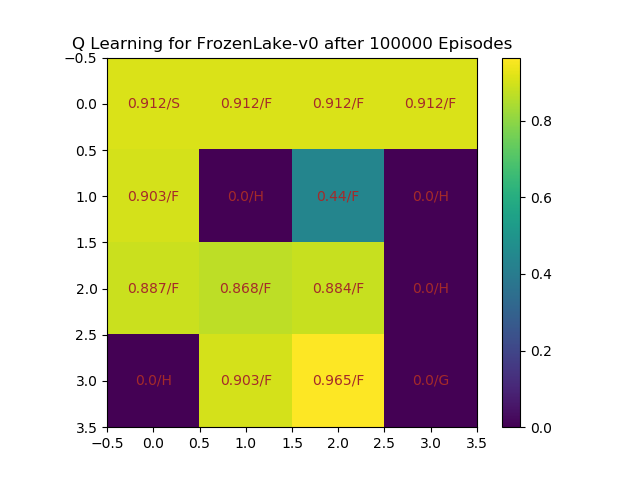

Generate this figure with Python:
import pdb
import numpy as np
import numpy.random as npr
import gym
import matplotlib.pyplot as plt
np.set_printoptions(formatter={'float': lambda x: "{0:0.3f}".format(x)})

eps = 0.1
num_episode = 1000000
print_freq = 10000
lr = 0.1

env = gym.make("FrozenLake-v0")
S, A = env.observation_space.n, env.action_space.n
gamma = 1

def e_greedy(policy, e=eps):
    if npr.rand() < e:
        return npr.randint(A)
    else:
        return policy

def plot(Q):
    vv = np.max(Q,1).reshape(4,4)
    state = [['S','F','F','F'],['F','H','F','H'],['F','F','F','H'],['H','F','F','G']]
    plt.imshow(vv)
    plt.colorbar()
    for i in range(4):
        for j in range(4):
            plt.text(j, i, str(vv[i][j])[:5]+'/'+state[i][j], ha="center", va="center", color="brown")
    plt.title("Q Learning for FrozenLake-v0 after {} Episodes".format(num_episode))
    plt.savefig('q_learning.png')

def q_learning():
    Q = np.zeros((S,A))
    pi = npr.randint(A, size=S)
    policy_unstable = True

    avg_return = 0.0
    for epi in range(num_episode):
        epi_return = 0.0
        s = env.reset()
        a = e_greedy(pi[s])
        while True:
            s_prime, r, done, _ = env.step(a)
            epi_return += r
            Q[s,a] = Q[s,a] + lr*(r + gamma*np.max(Q[s_prime]) - Q[s,a])
            pi[s] = Q[s].argmax()
            if done:
                avg_return += epi_return
                if (epi+1)%print_freq == 0:
                    print("Episode: {}    Return: {}".format(epi+1, avg_return/print_freq))
                    print(pi)
                    print('@'*60)
                    print(np.max(Q,1).reshape(4,4))
                    print('@'*60)
                    avg_return = 0.0
                break
            s, a = s_prime, e_greedy(pi[s_prime])
    print(epi)
    plot(Q)
    return Q, pi

if __name__ == "__main__":
    Q, pi = q_learning()
